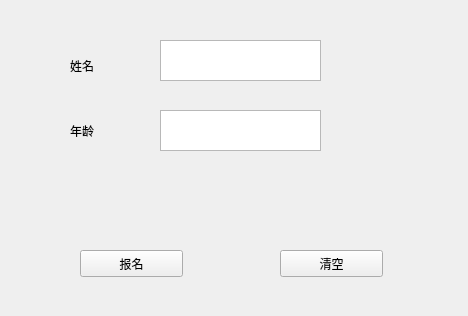
<?xml version="1.0" encoding="UTF-8"?>
<ui version="4.0">
 <class>MainWindow</class>
 <widget class="QMainWindow" name="MainWindow">
  <property name="geometry">
   <rect>
    <x>0</x>
    <y>0</y>
    <width>468</width>
    <height>316</height>
   </rect>
  </property>
  <property name="windowTitle">
   <string>MainWindow</string>
  </property>
  <widget class="QWidget" name="centralwidget">
   <widget class="QPushButton" name="pushButton">
    <property name="geometry">
     <rect>
      <x>80</x>
      <y>250</y>
      <width>103</width>
      <height>27</height>
     </rect>
    </property>
    <property name="text">
     <string>报名</string>
    </property>
   </widget>
   <widget class="QPushButton" name="pushButton_2">
    <property name="geometry">
     <rect>
      <x>280</x>
      <y>250</y>
      <width>103</width>
      <height>27</height>
     </rect>
    </property>
    <property name="text">
     <string>清空</string>
    </property>
   </widget>
   <widget class="QTextEdit" name="textEdit">
    <property name="geometry">
     <rect>
      <x>160</x>
      <y>40</y>
      <width>161</width>
      <height>41</height>
     </rect>
    </property>
    <property name="cursor" stdset="0">
     <cursorShape>IBeamCursor</cursorShape>
    </property>
   </widget>
   <widget class="QTextEdit" name="textEdit_2">
    <property name="geometry">
     <rect>
      <x>160</x>
      <y>110</y>
      <width>161</width>
      <height>41</height>
     </rect>
    </property>
   </widget>
   <widget class="QLabel" name="label">
    <property name="geometry">
     <rect>
      <x>70</x>
      <y>50</y>
      <width>61</width>
      <height>31</height>
     </rect>
    </property>
    <property name="text">
     <string>姓名</string>
    </property>
   </widget>
   <widget class="QLabel" name="label_2">
    <property name="geometry">
     <rect>
      <x>70</x>
      <y>120</y>
      <width>61</width>
      <height>21</height>
     </rect>
    </property>
    <property name="text">
     <string>年龄</string>
    </property>
   </widget>
   <widget class="QLabel" name="label_3">
    <property name="geometry">
     <rect>
      <x>90</x>
      <y>170</y>
      <width>291</width>
      <height>71</height>
     </rect>
    </property>
    <property name="text">
     <string/>
    </property>
   </widget>
  </widget>
 </widget>
 <resources/>
 <connections/>
</ui>
